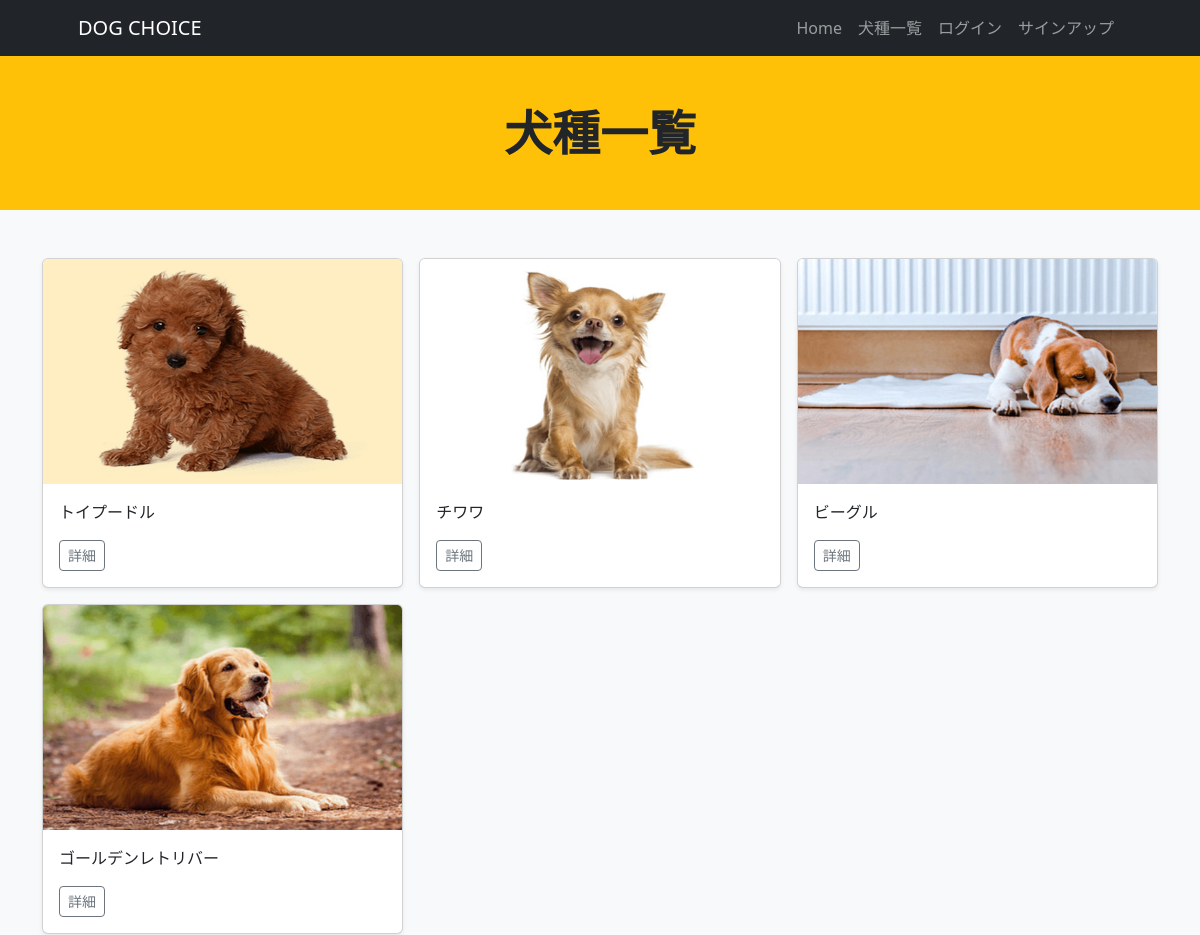
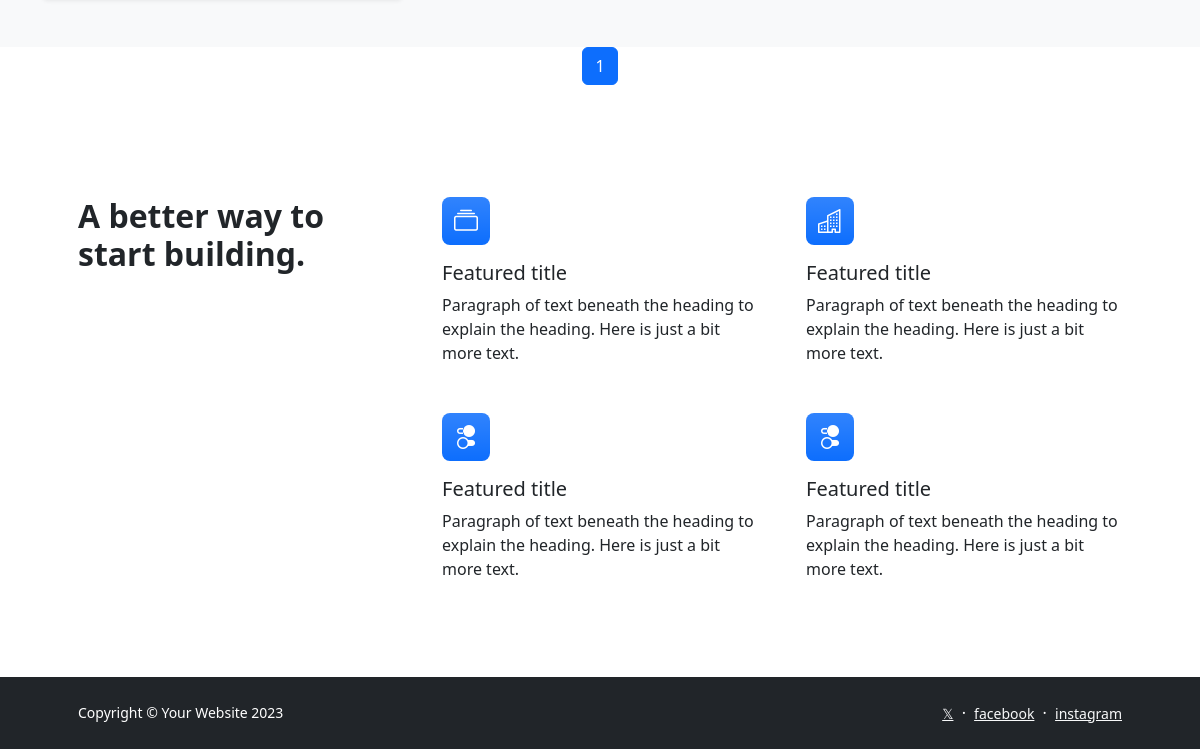
Page /dog_list/ on the earlier database version (2 pictures, top to bottom).
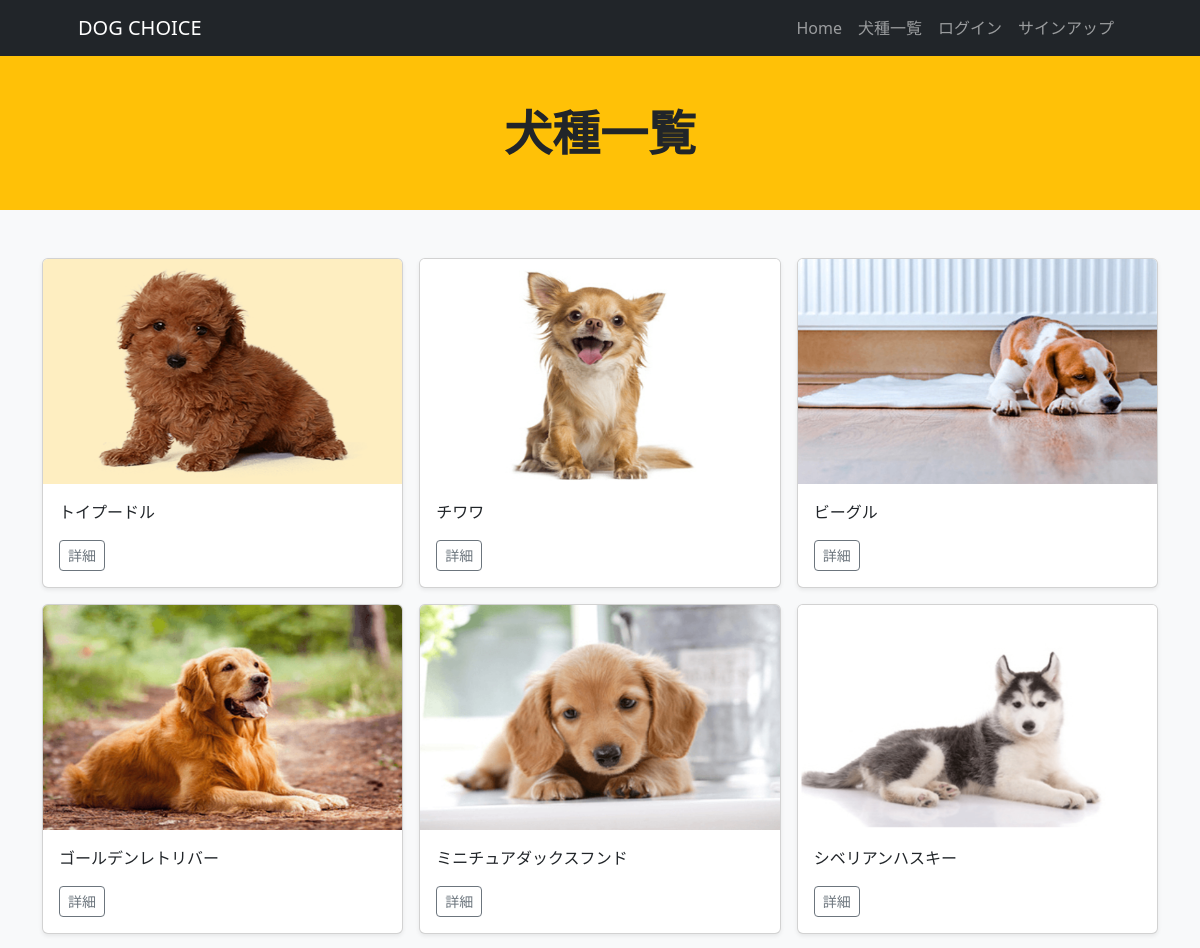
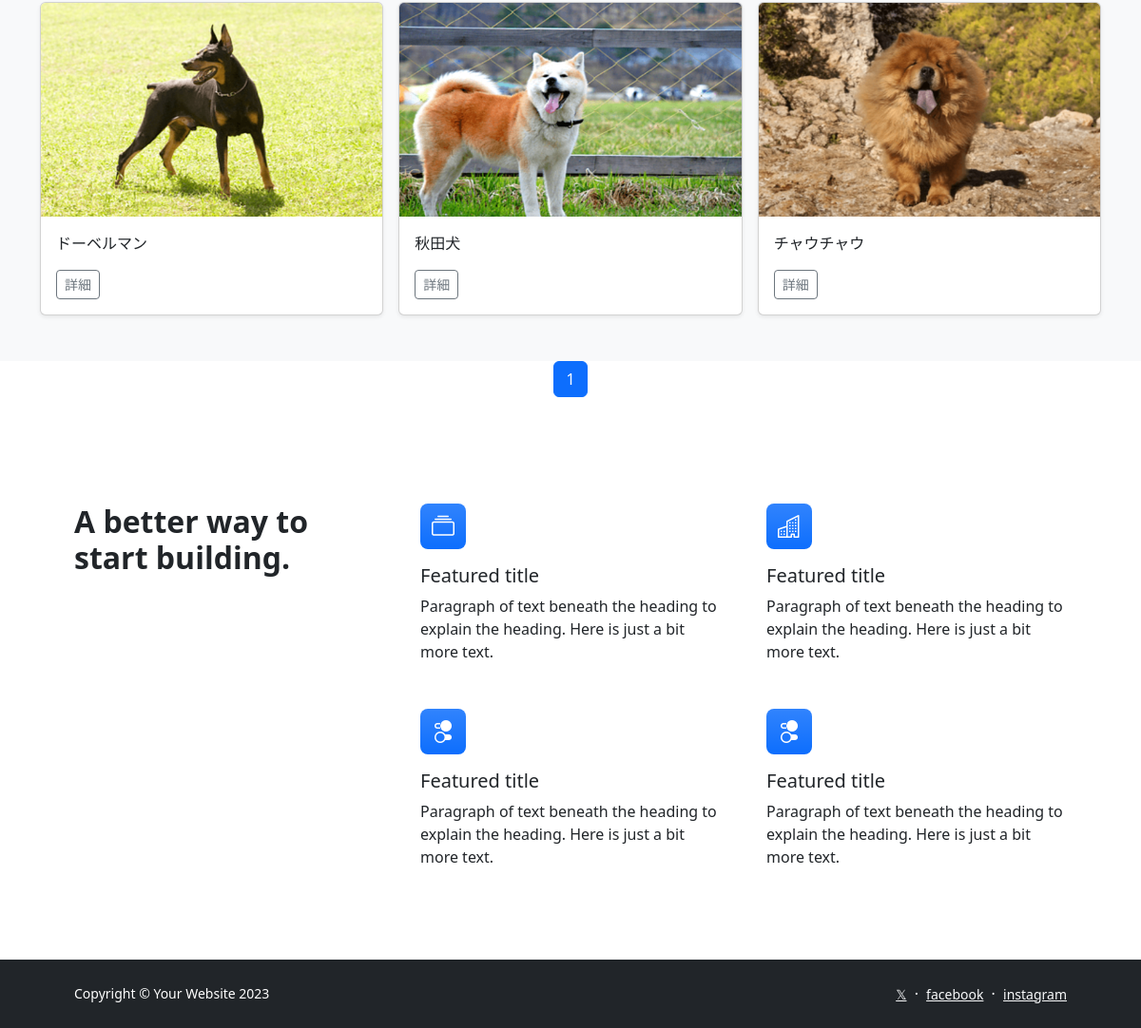
Same page on the later database version (2 pictures, top to bottom).
### dogapp/models.py (models this page shows, shortened)
class Dogs(models.Model):
    dog_name = models.CharField(verbose_name='犬名', max_length=200)
    image = models.ImageField(verbose_name='イメージ', upload_to='photos')
    comment = models.TextField(verbose_name='コメント',)

### dogapp/views.py (the view)
# urls.py: path('dog_list/', views.DogsView.as_view(), name='dog_list'),
class DogsView(ListView):
    template_name = 'dog_list.html'
    model = Dogs
    paginate_by = 9

### dogapp/templates/dog_list.html
{% extends 'base.html' %}
{% load static %}
    {% block header %}
    <header class="bg-warning py-0">
      <div class="container px-5">
        <div class="row gx-5 align-items-center justify-content-center">
          <div class="col-lg-8 col-xl-7 col-xxl-6 text-center">
            <div class="my-5">
              <h1 class="display-5 fw-bolder text-dark mb-2">犬種一覧</h1>
            </div>
          </div>
        </div>
      </div>
    </header>
    {% endblock %}
{% block contents %}
<div class="album py-5 bg-light">
    <div class="container">
      <div class="row row-cols-1 row-cols-sm-2 row-cols-md-3 g-3">
        {% for record in object_list %}
        <div class="col">
          <div class="card shadow-sm">
            <img src="{{ record.image.url }}" class="bd-placeholder-img card-img-top" width="100%" height="225"></img>
            <div class="card-body">
              <p class='card-text'>
                {{ record.dog_name }}</P>
              <div class="d-flex justify-content-between align-items-center">
                <div class="btn-group">
                  <button type="button" class="btn btn-sm btn-outline-secondary" onclick="location.href='{% url 'dogapp:dog_detail' record.pk %}'">詳細</button>
                </div>
              </div>
            </div>
          </div>
      </div>
      {% endfor %}
    </div>
    </div>
  </div>
  {% include 'pagination.html' %}
  {% endblock %}

### dogapp/templates/base.html (shortened to what this page needs)
{% load static %}
<!DOCTYPE html>
<html lang="ja">
    <head>
        <link href="https://cdn.jsdelivr.net/npm/bootstrap-icons@1.5.0/font/bootstrap-icons.css" rel="stylesheet" />
        <link href={% static 'css/styles.css' %} rel="stylesheet" />
    </head>
    <body class="d-flex flex-column h-100">
        <main class="flex-shrink-0">
            <nav class="navbar navbar-expand-lg navbar-dark bg-dark">
                <div class="container px-5">
                    <a class="navbar-brand" href="{% url 'dogapp:index' %}">DOG CHOICE</a>
                    <div class="collapse navbar-collapse" id="navbarSupportedContent">
                        {% if user.is_authenticated %}
                        <ul class="navbar-nav ms-auto mb-2 mb-lg-0">
                            <li class="nav-item"><a class="nav-link" href="{% url 'dogapp:index' %}">Home</a></li>
                            <li class="nav-item"><a class="nav-link" href="{% url 'dogapp:question1' %}">診断</a></li>
                            <li class="nav-item"><a class="nav-link" href="{% url 'dogapp:dog_list' %}">犬種一覧</a></li>
                            <li class="nav-item"><a class="nav-link" href="{% url 'accounts:logout' %}">ログアウト</a></li>
                        </ul>
                        {% else %}
                        <ul class="navbar-nav ms-auto mb-2 mb-lg-0">
                            <li class="nav-item"><a class="nav-link" href="{% url 'dogapp:index' %}">Home</a></li>
                            <li class="nav-item"><a class="nav-link" href="{% url 'dogapp:dog_list' %}">犬種一覧</a></li>
                            <li class="nav-item"><a class="nav-link" href="{% url 'accounts:login' %}">ログイン</a></li>
                            <li class="nav-item"><a class="nav-link" href="{% url 'accounts:signup' %}">サインアップ</a></li>
                        </ul>
                        {% endif %}
                    </div>
                </div>
            </nav>
                {% block header %}
                {% endblock %}
                {% block contents %}
                {% endblock %}
            <section class="py-5" id="features">
                <div class="container px-5 my-5">
                    <div class="row gx-5">
                        <div class="col-lg-4 mb-5 mb-lg-0"><h2 class="fw-bolder mb-0">A better way to start building.</h2></div>
                        <div class="col-lg-8">
                            <div class="row gx-5 row-cols-1 row-cols-md-2">
                                <div class="col mb-5 h-100">
                                    <div class="feature bg-primary bg-gradient text-white rounded-3 mb-3"><i class="bi bi-collection"></i></div>
                                    <h2 class="h5">Featured title</h2>
                                    <p class="mb-0">Paragraph of text beneath the heading to explain the heading. Here is just a bit more text.</p>
                                </div>
                                <div class="col mb-5 h-100">
                                    <div class="feature bg-primary bg-gradient text-white rounded-3 mb-3"><i class="bi bi-building"></i></div>
                                    <h2 class="h5">Featured title</h2>
                                    <p class="mb-0">Paragraph of text beneath the heading to explain the heading. Here is just a bit more text.</p>
                                </div>
                                <div class="col mb-5 mb-md-0 h-100">
                                    <div class="feature bg-primary bg-gradient text-white rounded-3 mb-3"><i class="bi bi-toggles2"></i></div>
                                    <h2 class="h5">Featured title</h2>
                                    <p class="mb-0">Paragraph of text beneath the heading to explain the heading. Here is just a bit more text.</p>
                                </div>
                                <div class="col h-100">
                                    <div class="feature bg-primary bg-gradient text-white rounded-3 mb-3"><i class="bi bi-toggles2"></i></div>
                                    <h2 class="h5">Featured title</h2>
                                    <p class="mb-0">Paragraph of text beneath the heading to explain the heading. Here is just a bit more text.</p>
                                </div>
                            </div>
                        </div>
                    </div>
                </div>
            </section>
        <footer class="bg-dark py-4 mt-auto">
            <div class="container px-5">
                <div class="row align-items-center justify-content-between flex-column flex-sm-row">
                    <div class="col-auto"><div class="small m-0 text-white">Copyright &copy; Your Website 2023</div></div>
                    <div class="col-auto">
                        <a class="link-light small" href="https://twitter.com/">𝕏</a>
                        <span class="text-white mx-1">&middot;</span>
                        <a class="link-light small" href="https://www.facebook.com/">facebook</a>
                        <span class="text-white mx-1">&middot;</span>
                        <a class="link-light small" href="https://about.instagram.com/ja-jp">instagram</a>
                    </div>
                </div>
            </div>
        </footer>
    </body>
</html>

### dogapp/templates/pagination.html (shortened to what this page needs)
<ul class = "pagination"
    style = "justify-content:center">
    {% for num in page_obj.paginator.page_range %}
    {% if page_obj.number == num %}
    <li class = "page-item active">
        <span class = "page-link">{{num}}</span>
    </li>
    {% else %}
    <li class = "page-item">
        <a class = "page-link" href = "?page={{num}}">{{num}}</a>
    </li>
    {% endif %}
{% endfor %}
</ul>

Differences in the rows shown:
added Dogs: image (picture), dog_name "ミニチュアダックスフンド"
added Dogs: image (picture), dog_name "シベリアンハスキー"
added Dogs: image (picture), dog_name "ドーベルマン"
added Dogs: image (picture), dog_name "秋田犬"
added Dogs: image (picture), dog_name "チャウチャウ"
